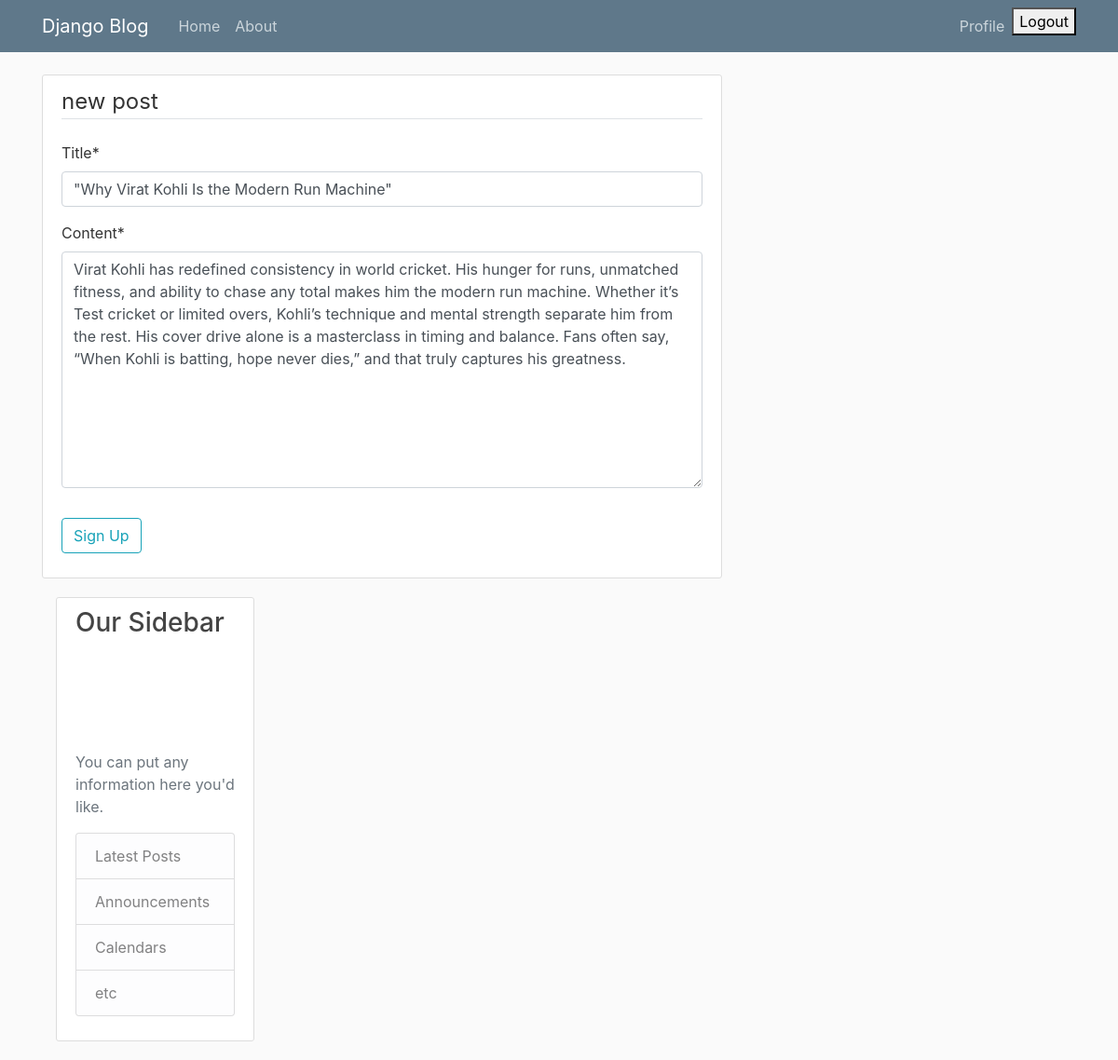
The page /post/9/update/ (signed in) on the database its author committed.
### Blog/models.py (models this page shows, shortened)
class Post(models.Model):
    title = models.CharField(max_length=100)
    content = models.TextField()
    data_posted = models.DateTimeField(default=timezone.now)
    author = models.ForeignKey(User,on_delete=models.CASCADE)

### Blog/views.py (the view, shortened to what this page needs)
# urls.py: path('post/<int:pk>/update/',views.PostUpdateView.as_view(), name='post-update'),
class PostUpdateView(LoginRequiredMixin, UserPassesTestMixin, UpdateView):
    model = Post
    fields = ['title', 'content']
    def test_func(self):
        post = self.get_object()
        if self.request.user == post.author:
            return True
        return False

### Blog/templates/Blog/post_form.html (shortened to what this page needs)
{% extends "Blog/base.html" %}
 {% load crispy_forms_tags %}
{% block content %}
    <div class="content-section">
        <form method="POST">
            <fieldset class="form-group">
                <legend class="border-bottom mb-4">new post</legend>
                {{ form|crispy }}
            </fieldset>
            <div class="form-group">
                <button class="btn btn-outline-info" type="submit">Sign Up</button>
            </div>
        </form>
{% endblock content %}

### Blog/templates/Blog/base.html (shortened to what this page needs)
{% load static %}
<!DOCTYPE html>
<html>
<head>
    <link rel="stylesheet" href="https://maxcdn.bootstrapcdn.com/bootstrap/4.0.0/css/bootstrap.min.css">
    <link rel="stylesheet" type="text/css" href="{% static 'Blog/main.css' %}">
</head>
<body>
    <header class="site-header">
      <nav class="navbar navbar-expand-md navbar-dark bg-steel fixed-top">
        <div class="container">
          <a class="navbar-brand mr-4" href="{% url 'Blog-home' %}">Django Blog</a>
          <div class="collapse navbar-collapse" id="navbarToggle">
            <div class="navbar-nav mr-auto">
              <a class="nav-item nav-link" href="{% url 'Blog-home' %}">Home</a>
              <a class="nav-item nav-link" href="{% url 'Blog-about' %}">About</a>
            </div>
            <div class="navbar-nav">
              {% if user.is_authenticated %}
                  <a class="nav-item nav-link" href="{% url 'profile' %}">Profile</a>
                  <form method="post" action="{% url 'logout' %}">
                    <button type="submit" class="nav-link-as-button">Logout</button>
                  </form>
              {% else %}
                <a class="nav-item nav-link" href="{% url 'post-new' %}">New Post</a>
                <a class="nav-item nav-link" href="{% url 'login' %}">Login</a>
                <a class="nav-item nav-link" href="{% url 'register' %}">Register</a>
              {% endif %}
            </div>
          </div>
        </div>
      </nav>
    </header>
    <main role="main" class="container">
      <div class="row">
        <div class="col-md-8">
          {% block content %}{% endblock %}
        </div>
        <div class="col-md-4">
          <div class="content-section">
            <h3>Our Sidebar</h3>
            <div class="embed-responsive embed-responsive-16by9 mb-3">
              <iframe class="embed-responsive-item"
                src="https://www.youtube.com/embed/ysz5S6PUM-U"
                title="YouTube video player"
                allow="accelerometer; autoplay; clipboard-write;
                       encrypted-media; gyroscope; picture-in-picture"
                allowfullscreen>
              </iframe>
            </div>
            <p class='text-muted'>
              You can put any information here you'd like.
              <ul class="list-group">
                <li class="list-group-item list-group-item-light">Latest Posts</li>
                <li class="list-group-item list-group-item-light">Announcements</li>
                <li class="list-group-item list-group-item-light">Calendars</li>
                <li class="list-group-item list-group-item-light">etc</li>
              </ul>
            </p>
          </div>
        </div>
      </div>
    </main>
</body>
</html>

### Blog/static/Blog/main.css (style rules this page uses)
body { background: #fafafa; color: #333333; margin-top: 5rem; }
h1, h2, h3, h4, h5, h6 { color: #444444; }
ul { margin: 0; }
.bg-steel { background-color: #5f788a; }
.site-header .navbar-nav .nav-link { color: #cbd5db; }
.content-section { background: #ffffff; padding: 10px 20px; border: 1px solid #dddddd; border-radius: 3px; margin-bottom: 20px; }

### rows shown on the page
Post: title "\"Why Virat Kohli Is the Modern Run Machine\"", content "Virat Kohli has redefined consistency in world cricket. His hunger for runs, unmatched fitness, and ability to chase any total makes him the modern run machine. Whether it’s Test cricket or limited overs, Kohli’s technique and mental strength separate him from the rest. His cover drive alone is a masterclass in timing and balance. Fans often say, “When Kohli is batting, hope never dies,” and that truly captures his greatness."
